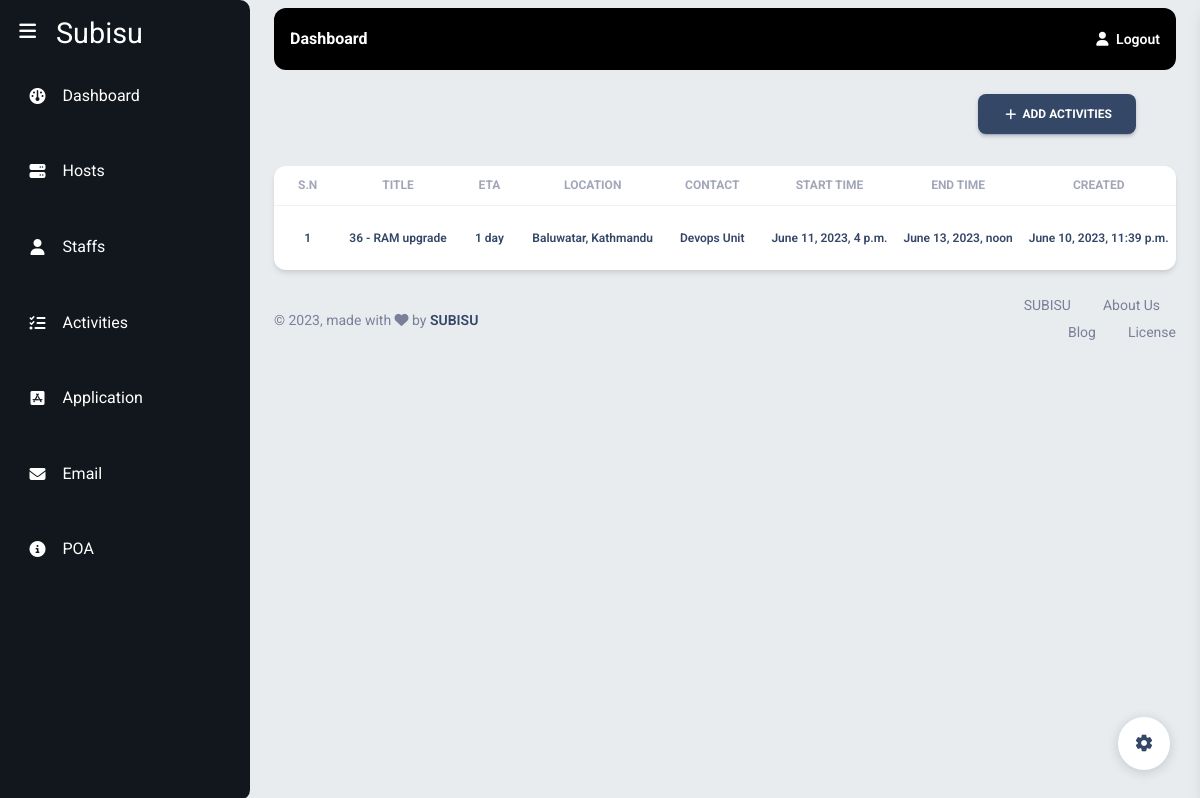
Before: /activities/ (signed in) with the older database file.
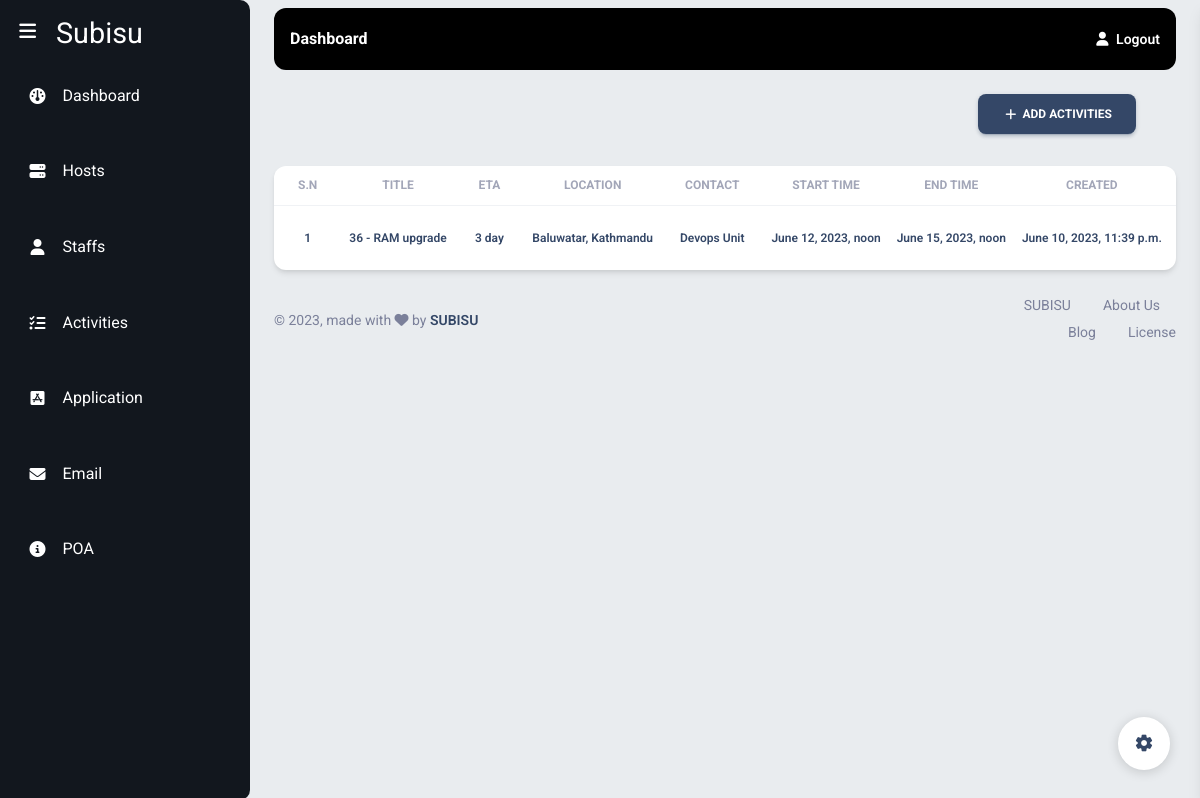
After: the same page with the newer database file.
### subisu/models.py (models this page shows, shortened)
class Activities(models.Model):
    title = models.CharField(max_length=200, verbose_name="Activity Title")
    location = models.CharField(max_length=200, null=True, blank=True)
    reason = models.TextField(verbose_name="Reasons", blank=True)
    benefits = models.TextField(verbose_name="Benefits for Layer", blank=True)
    impact = models.TextField(verbose_name="Impact", blank=True)
    contact = models.ForeignKey(Units, on_delete=models.CASCADE,  null=True, help_text="Select units you want to send mail to")
    startTime = models.DateTimeField(null=True, blank=True, verbose_name="Activity Start Time")
    endTime = models.DateTimeField(null=True, blank=True,verbose_name="Activity End Time")
    activities = models.TextField(max_length=500, verbose_name="Activities")
    created = models.DateTimeField(auto_now_add=True, verbose_name="Activity Created At")
    otherEmails = models.TextField(blank=True, null=True, help_text="Add other emails separated by spaces", validators=[validate_email_list])
    Comment= models.CharField(max_length=200, null=True)
    status= models.CharField(max_length=20,choices=ACTIVITY_STATUS, default= 'Open')
    sendEmail = models.BooleanField(verbose_name = "Send Email",default=False, help_text="Send Email Notification to Department")
    ETA = models.CharField(max_length=200, null=True, blank=True, editable=False)

### Models/units.py (models this page shows)
class Units(models.Model):
    name = models.CharField(max_length = 100)
    departmentId = models.ForeignKey(Departments, on_delete=models.PROTECT)
    unitHead = models.CharField(max_length=100)
    email = models.EmailField()
    status = models.BooleanField(default=True)
    def __str__(self):
        return self.name

### subisu/views.py (the view)
# urls.py: path('activities/', activities, name='activities'),
@login_required()
def activities(request):
    activities = Activities.objects.all().order_by('-created')
    context = {
        'activities' : activities
    }
    return render(request, 'subisu/activities.html', context)

### templates/subisu/activities.html (shortened to what this page needs)
{%extends 'subisu/base.html' %}
{%block start%}
<div class="d-flex justify-content-end  px-6 mt-4 mb-3">
  <a class="btn btn-icon btn-3 btn-dark ml-auto" href="{%url 'create_activities' %}">
    <span class="btn-inner--icon"><i class="material-icons">add</i></span>
    <span class="btn-inner--text">Add Activities</span>
  </a>
</div>
<div class = "px-4">
<div class="card">
  <div class="table-responsive">
    <table class="table align-items-center mb-0">
      <thead>
        <tr>
            <th class="text-center text-uppercase text-secondary text-xs font-weight-bolder opacity-7">S.N</th>
            <th class="text-center text-uppercase text-secondary text-xs font-weight-bolder opacity-7">Title</th>
            <th class="text-center text-uppercase text-secondary text-xs font-weight-bolder opacity-7">ETA</th>
            <th class="text-center text-uppercase text-secondary text-xs font-weight-bolder opacity-7">Location</th>
            <th class="text-center text-uppercase text-secondary text-xs font-weight-bolder opacity-7">Contact</th>
            <th class="text-center text-uppercase text-secondary text-xs font-weight-bolder opacity-7">Start Time</th>
            <th class="text-center text-uppercase text-secondary text-xs font-weight-bolder opacity-7">End Time</th>
            <th class="text-center text-uppercase text-secondary text-xs font-weight-bolder opacity-7">Created</th>
            <th class="text-center text-uppercase text-secondary text-xs font-weight-bolder opacity-7">Status</th>
        </tr>
      </thead>
      <tbody>
        {% for activity in activities %}
            <tr>
              <td class="align-middle text-center"><h6 class="mb-0 text-xs">{{ forloop.counter}}</h6></td>
              <td class="align-middle text-center"><h6 class="mb-0 text-xs">{{activity.id}} - {{ activity.title }}</h6></td>
              <td class="align-middle text-center"><h6 class="mb-0 text-xs">{{ activity.ETA}}</h6></td>
              <td class="align-middle text-center"><h6 class="mb-0 text-xs">{{ activity.location }}</h6></td>
              <td class="align-middle text-center"><h6 class="mb-0 text-xs">{{ activity.contact }}</h6></td>
              <td class="align-middle text-center"><h6 class="mb-0 text-xs">{{ activity.startTime }}</h6></td>
              <td class="align-middle text-center"><h6 class="mb-0 text-xs">{{ activity.endTime }}</h6></td>
              <td class="align-middle text-center"><h6 class="mb-0 text-xs">{{ activity.created }}</h6></td>
              <td class="align-middle text-center"><h6 class="mb-0 text-xs">{{ activity.status }}</h6></td>
            </tr>
        {% endfor %}
      </tbody>
    </table>
  </div>
</div>
</div>
{%endblock%}

Changed rows visible on the page:
changed Activities "RAM upgrade": ETA "1 day" → "3 day"; startTime "June 11, 2023, 4 p.m." → "June 12, 2023, noon"; endTime "June 13, 2023, noon" → "June 15, 2023, noon"
